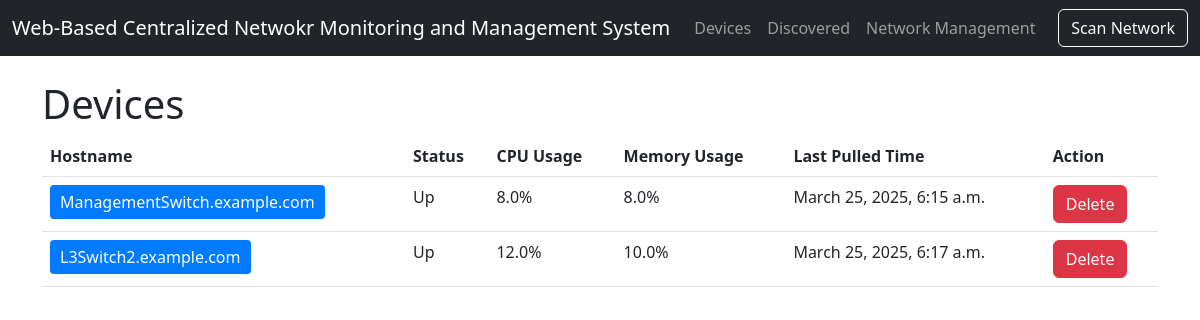
Before: /dashboardapp/ (signed in) with the older database file.
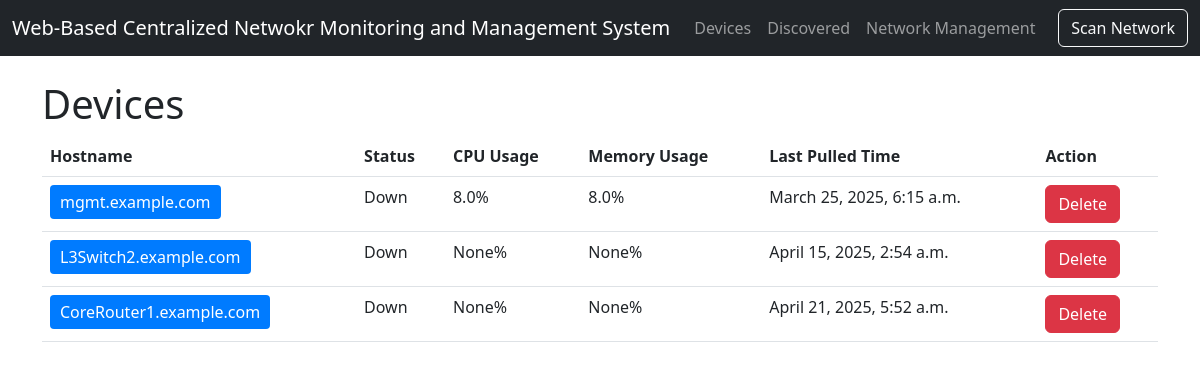
After: the same page with the newer database file.
### dashboardapp/models.py (models this page shows, shortened)
class Device(models.Model):
    ip_address = models.GenericIPAddressField(protocol='IPv4', unique=True)
    hostname = models.CharField(max_length=100, blank=True)
    device_type = models.CharField(max_length=100, blank=True)
    vendor = models.CharField(max_length=100, blank=True)
    community = models.CharField(max_length=50, default='public', blank=True)
    contact = models.CharField(max_length=100, blank=True)
    location = models.CharField(max_length=100, blank=True)
    status = models.CharField(max_length=50, default='Unknown')
    last_seen = models.DateTimeField(default=now)
    @property
    def device_resourcelatest(self):
        return self.deviceresource_set.order_by('-timestamp').first()

class DeviceResource(models.Model):
    device = models.ForeignKey(Device, on_delete=models.CASCADE)  # Link to Device
    cpu_usage = models.FloatField(null=True, blank=True)
    mem_usage = models.FloatField(null=True, blank=True)
    timestamp = models.DateTimeField(default=now)  # Stores when the data was collected

### dashboardapp/views.py (the view)
# urls.py: path('', dashboard_view, name='dashboard'),
@login_required
def dashboard_view(request):
    devices = Device.objects.prefetch_related('interfaces').all()
    return render(request, "dashboardapp/dashboard.html", {"devices": devices})

### templates/dashboardapp/dashboard.html (shortened to what this page needs)
{% extends '../base.html' %}
{% block content %}
<h1>Devices</h1>
<table class="table table-hover">
  <thead>
    <tr>
      <th>Hostname</th>
      <th>Status</th>
      <th>CPU Usage</th>
      <th>Memory Usage</th>
      <th>Last Pulled Time</th>
      <th>Action</th>
    </tr>
  </thead>
  <tbody>
  {% for dev in devices %}
    <tr>
      <td>
        <button class="toggle-btn" onclick="toggleDetails({{ dev.pk }})">
          {{ dev.hostname }}
        </button>
      </td>
      <td>{{ dev.status }}</td>
      {% if dev.device_resourcelatest %}
        <td>{{ dev.device_resourcelatest.cpu_usage }}%</td>
        <td>{{ dev.device_resourcelatest.mem_usage }}%</td>
        <td>{{ dev.device_resourcelatest.timestamp }}</td>
      {% else %}
        <td colspan="3">No Data</td>
      {% endif %}
      <td>
        <form method="POST" action="{% url 'delete_device' dev.pk %}" onsubmit="return confirm('Are you sure you want to delete this device?');">
          <button type="submit" class="btn btn-danger">Delete</button>
        </form>
      </td>
    </tr>
  {% endfor %}
  </tbody>
</table>
{% endblock %}

Changed rows visible on the page:
changed Device: hostname "ManagementSwitch.example.com" → "mgmt.example.com"; status "Up" → "Down"
changed Device "L3Switch2.example.com": status "Up" → "Down"; device_resourcelatest.cpu_usage "12.0" → "None"; device_resourcelatest.mem_usage "10.0" → "None"; device_resourcelatest.timestamp "March 25, 2025, 6:17 a.m." → "April 15, 2025, 2:54 a.m."
added Device: hostname "CoreRouter1.example.com", status "Down", device_resourcelatest.cpu_usage "None", device_resourcelatest.mem_usage "None", device_resourcelatest.timestamp "April 21, 2025, 5:52 a.m."
